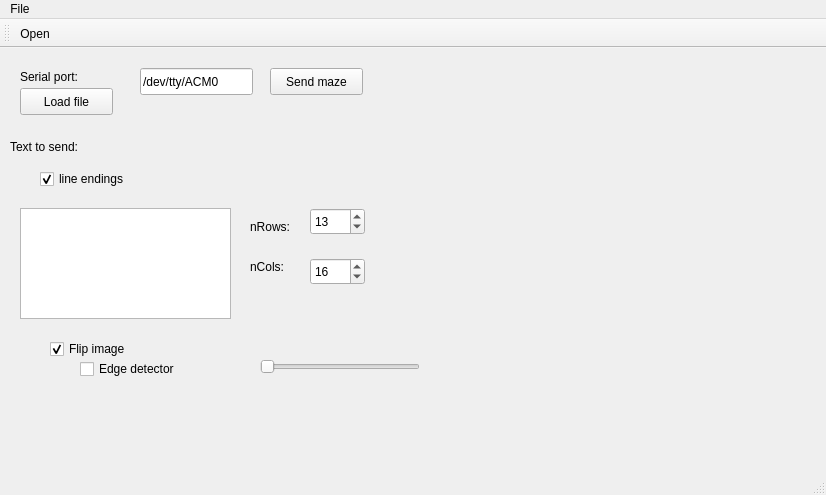
<?xml version="1.0" encoding="UTF-8"?>
<ui version="4.0">
 <class>MainWindow</class>
 <widget class="QMainWindow" name="MainWindow">
  <property name="geometry">
   <rect>
    <x>0</x>
    <y>0</y>
    <width>826</width>
    <height>495</height>
   </rect>
  </property>
  <property name="windowTitle">
   <string>MainWindow</string>
  </property>
  <widget class="QWidget" name="centralWidget">
   <widget class="QPushButton" name="pushButton_send_data">
    <property name="geometry">
     <rect>
      <x>270</x>
      <y>20</y>
      <width>93</width>
      <height>27</height>
     </rect>
    </property>
    <property name="text">
     <string>Send maze</string>
    </property>
   </widget>
   <widget class="QLineEdit" name="lineEdit_serial_port">
    <property name="geometry">
     <rect>
      <x>140</x>
      <y>20</y>
      <width>113</width>
      <height>27</height>
     </rect>
    </property>
    <property name="text">
     <string>/dev/tty/ACM0</string>
    </property>
   </widget>
   <widget class="QLabel" name="label">
    <property name="geometry">
     <rect>
      <x>20</x>
      <y>20</y>
      <width>91</width>
      <height>17</height>
     </rect>
    </property>
    <property name="text">
     <string>Serial port:</string>
    </property>
   </widget>
   <widget class="QPlainTextEdit" name="plainTextEdit_data_to_send">
    <property name="geometry">
     <rect>
      <x>20</x>
      <y>160</y>
      <width>211</width>
      <height>111</height>
     </rect>
    </property>
   </widget>
   <widget class="QLabel" name="label_2">
    <property name="geometry">
     <rect>
      <x>10</x>
      <y>90</y>
      <width>91</width>
      <height>17</height>
     </rect>
    </property>
    <property name="text">
     <string>Text to send:</string>
    </property>
   </widget>
   <widget class="QLabel" name="displayLabel">
    <property name="geometry">
     <rect>
      <x>510</x>
      <y>10</y>
      <width>221</width>
      <height>171</height>
     </rect>
    </property>
    <property name="text">
     <string/>
    </property>
   </widget>
   <widget class="QCheckBox" name="checkBox_LF">
    <property name="geometry">
     <rect>
      <x>40</x>
      <y>120</y>
      <width>111</width>
      <height>22</height>
     </rect>
    </property>
    <property name="text">
     <string>line endings</string>
    </property>
    <property name="checked">
     <bool>true</bool>
    </property>
   </widget>
   <widget class="QCheckBox" name="checkBoxFlip">
    <property name="geometry">
     <rect>
      <x>50</x>
      <y>290</y>
      <width>94</width>
      <height>22</height>
     </rect>
    </property>
    <property name="text">
     <string>Flip image</string>
    </property>
    <property name="checked">
     <bool>true</bool>
    </property>
   </widget>
   <widget class="QCheckBox" name="checkBoxEdgeDetect">
    <property name="geometry">
     <rect>
      <x>80</x>
      <y>310</y>
      <width>131</width>
      <height>22</height>
     </rect>
    </property>
    <property name="text">
     <string>Edge detector</string>
    </property>
   </widget>
   <widget class="QSlider" name="sliderThreshold">
    <property name="geometry">
     <rect>
      <x>260</x>
      <y>310</y>
      <width>160</width>
      <height>18</height>
     </rect>
    </property>
    <property name="orientation">
     <enum>Qt::Horizontal</enum>
    </property>
   </widget>
   <widget class="QPushButton" name="buttonLoadFile">
    <property name="geometry">
     <rect>
      <x>20</x>
      <y>40</y>
      <width>93</width>
      <height>27</height>
     </rect>
    </property>
    <property name="text">
     <string>Load file</string>
    </property>
   </widget>
   <widget class="QSpinBox" name="spinBox_nRows">
    <property name="geometry">
     <rect>
      <x>310</x>
      <y>160</y>
      <width>55</width>
      <height>27</height>
     </rect>
    </property>
    <property name="value">
     <number>13</number>
    </property>
   </widget>
   <widget class="QSpinBox" name="spinBox_nCols">
    <property name="geometry">
     <rect>
      <x>310</x>
      <y>210</y>
      <width>55</width>
      <height>27</height>
     </rect>
    </property>
    <property name="value">
     <number>16</number>
    </property>
   </widget>
   <widget class="QLabel" name="label_3">
    <property name="geometry">
     <rect>
      <x>250</x>
      <y>170</y>
      <width>62</width>
      <height>17</height>
     </rect>
    </property>
    <property name="text">
     <string>nRows:</string>
    </property>
   </widget>
   <widget class="QLabel" name="label_4">
    <property name="geometry">
     <rect>
      <x>250</x>
      <y>210</y>
      <width>62</width>
      <height>17</height>
     </rect>
    </property>
    <property name="text">
     <string>nCols:</string>
    </property>
   </widget>
   <widget class="QLabel" name="displayLabel_reduced">
    <property name="geometry">
     <rect>
      <x>510</x>
      <y>230</y>
      <width>221</width>
      <height>171</height>
     </rect>
    </property>
    <property name="text">
     <string/>
    </property>
   </widget>
  </widget>
  <widget class="QMenuBar" name="menuBar">
   <property name="geometry">
    <rect>
     <x>0</x>
     <y>0</y>
     <width>826</width>
     <height>23</height>
    </rect>
   </property>
   <widget class="QMenu" name="menuFile">
    <property name="title">
     <string>File</string>
    </property>
    <addaction name="actionOpen"/>
   </widget>
   <addaction name="menuFile"/>
  </widget>
  <widget class="QToolBar" name="mainToolBar">
   <attribute name="toolBarArea">
    <enum>TopToolBarArea</enum>
   </attribute>
   <attribute name="toolBarBreak">
    <bool>false</bool>
   </attribute>
   <addaction name="actionOpen"/>
  </widget>
  <widget class="QStatusBar" name="statusBar"/>
  <action name="actionOpen">
   <property name="text">
    <string>Open</string>
   </property>
  </action>
 </widget>
 <layoutdefault spacing="6" margin="11"/>
 <resources/>
 <connections/>
</ui>
